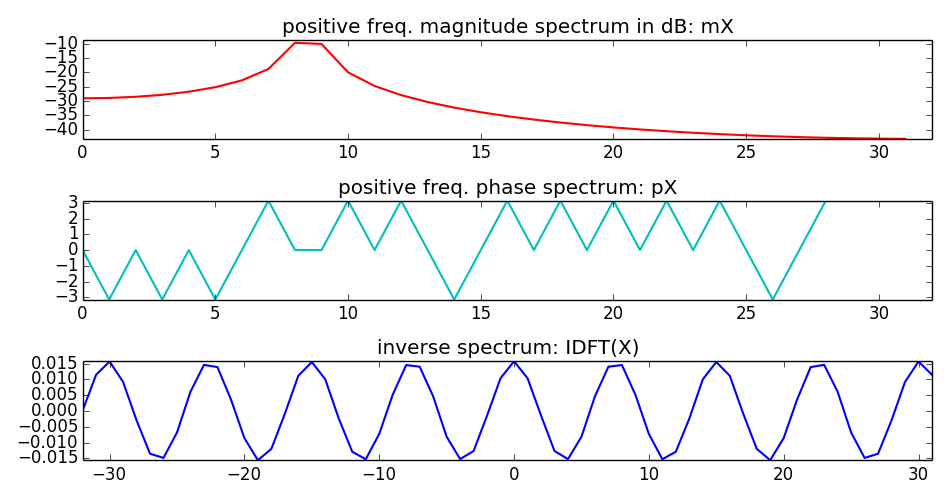

Generate this figure with Python:
import matplotlib.pyplot as plt
import numpy as np
import sys

sys.path.append('../../software/basicFunctions/')
sys.path.append('../../software/models/')

import dftAnal, dftSynth
import math

k0 = 8.5
N = 64
w = np.ones(N)
x = np.cos(2*np.pi*k0/N*np.arange(-N/2,N/2))
mX, pX = dftAnal.dftAnal(x, w, N)
y = dftSynth.dftSynth(mX, pX, N)

plt.figure(1, figsize=(9.5, 5))
plt.subplot(311)
plt.title('positive freq. magnitude spectrum in dB: mX')
plt.plot(np.arange(0, N/2), mX, 'r', lw=1.5)
plt.axis([0,N/2,min(mX),max(mX)+1])

plt.subplot(312)
plt.title('positive freq. phase spectrum: pX')
plt.plot(np.arange(0, N/2), pX, 'c', lw=1.5)
plt.axis([0,N/2,-np.pi,np.pi])

plt.subplot(313)
plt.title('inverse spectrum: IDFT(X)')
plt.plot(np.arange(-N/2, N/2), y,'b', lw=1.5)
plt.axis([-N/2,N/2-1,min(y), max(y)])

plt.tight_layout()
plt.show()
